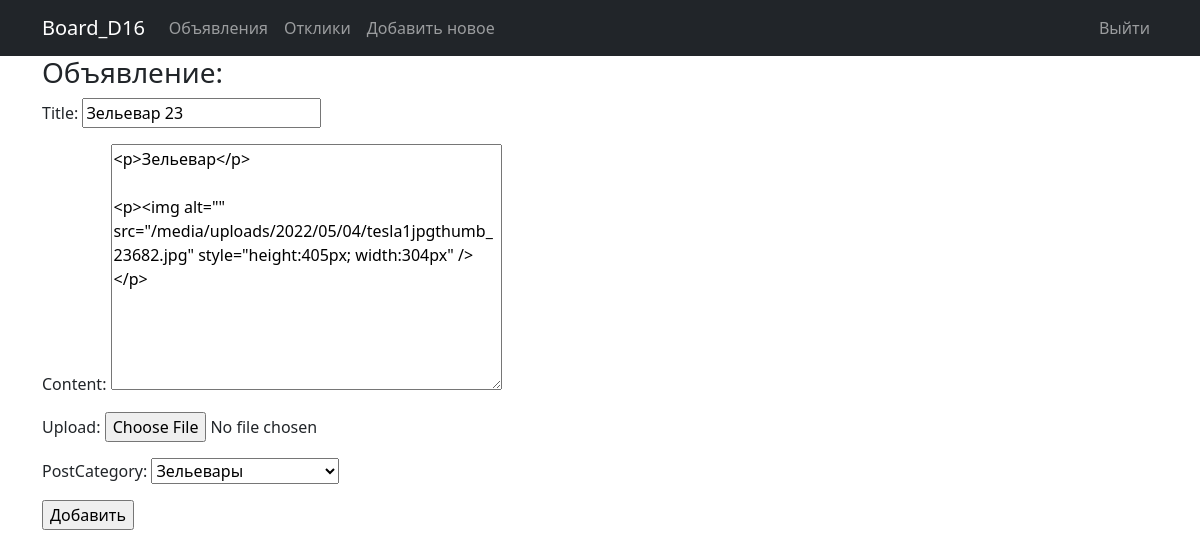
Page /post/11/edit (signed in) on the committed database.
### board_app/models.py (models this page shows, shortened)
class Post(models.Model):
    title = models.CharField(max_length=128)
    content = RichTextUploadingField()
    upload = models.FileField(
        upload_to='uploads/%Y/%m/%d/',
        blank=True,
        null=True,
        validators=[FileExtensionValidator(allowed_extensions=['mp4'])],
    )
    creationDate = models.DateTimeField(auto_now_add=True)
    authorUser = models.ForeignKey(User, on_delete=models.CASCADE)
    postCategory = models.ForeignKey(Category, on_delete=models.CASCADE)

### board_app/views.py (the view)
# urls.py: path('post/<int:pk>/edit', PostUpdateView.as_view(), name='edit_post'),
class PostUpdateView(LoginRequiredMixin, UpdateView):
    model = Post
    template_name = 'board_app/add_post.html'
    form_class = PostForm
    def get_object(self, **kwargs):
        id = self.kwargs.get('pk')
        return Post.objects.get(pk=id)

### board_app/forms.py
class PostForm(forms.ModelForm):
    class Meta:
        model = Post
        fields = '__all__'
        exclude = ['authorUser', ]  # Исключаем поле authorUser

### board_app/models.py (called while the page is built)
    def __str__(self):
        return f'{self.categoryName}'

### templates/board_app/add_post.html (shortened to what this page needs)
{% extends 'default.html' %}
{% load static %}
{% block content %}
<h3>Объявление:</h3>
<form enctype="multipart/form-data" method="POST">
    {{ form.as_p }}
    <input type="submit" value="Добавить">
</form>
{% endblock content %}

### rows in the picture
Post: title "Зельевар 23", content "<p>Зельевар</p> <p><img alt=\"\" src=\"/media/uploads/2022/05/04/tesla1jpgthumb_23682.jpg\" style=\"height:405px; width:304px\" /></p>", postCategory "Зельевары"
